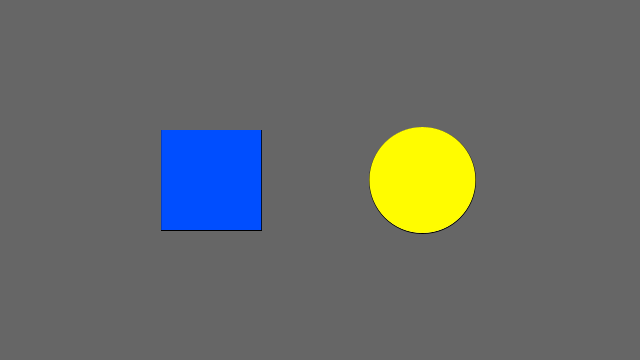
Frame 1 (no input)
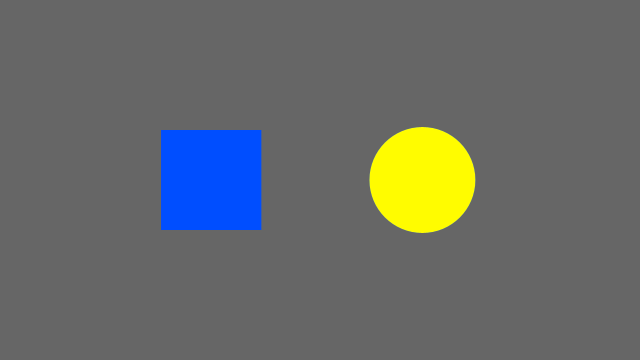
Frame 60 (the mouse pressed at the canvas centre just before this capture)
Frame 120 (the mouse held since frame 60 and released just before this capture): identical to frame 60, image omitted

The Processing sketch that drew these frames (run headless with seeded random() and noise(); from frame 60 on, the mouse is pressed at the canvas centre):

// Processing sketch: processing_63720
// ── processing_63720.pde


//Interactive Design2
//Summer 2012, wk4
//Eonju Shin, #0227584



float rx, ry;    // rectangle x- and y-coordinate
float rd = 100;  // rectangle width
  
float ex, ey;    // ellipse x- and y-coordinate
float ed = 106;  // ellipse diameter
  
void setup() {
  size(640, 360);
  smooth();
   
  // Set the x- and y-coordinates for the rectangle
  rx = width * 0.33 - rd/2;
  ry = height * 0.5 - rd/2;
   
  // Set the x- and y-coordinates for the ellipse
  ex = width * 0.66;
  ey = height * 0.5;
}
  
void draw() {
  background(102);
  rect(rx, ry, rd, rd);
  ellipse(ex, ey, ed, ed);
  

  float rec= dist(mouseX, mouseY,rx,ry);
  float ell= dist(mouseX, mouseY,ex,ey);
  

//ellipse
  
    if (ell<(ed/2) && (ell>0) && (mousePressed == true))
  {
        fill(#fffc00);   
  
  }
  
 
  if (ell<(ed/2) && (ell>0) && (mousePressed == false))
  {
  fill(#004eff);

  }
  else{
       fill(#fffc00);
              noStroke();
    }
   
   ellipse(ex, ey, ed, ed);

//rect

 if ((mouseX>rx) && (mouseX<rx+rd) && (mouseY>ry) && (mouseY<ry+rd) && (mousePressed==true))
  {
    fill(#fffc00);

    }
    if ((mouseX>rx) && (mouseX<rx+rd) && (mouseY>ry) && (mouseY<ry+rd)  && (mousePressed==false))
  {
       fill(#fffc00);
       noStroke();
    }
  else
  {
    fill(#004eff);
}
rect(rx, ry, rd, rd);
 
}
